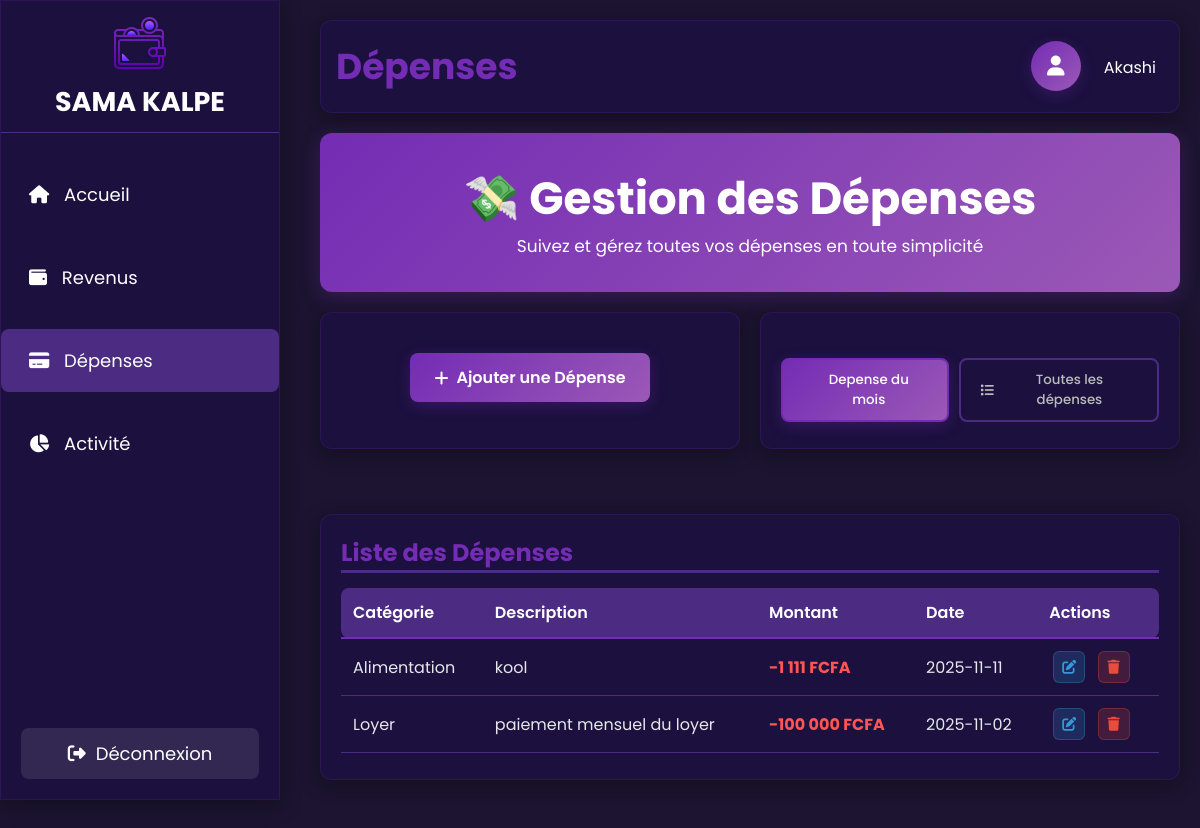
The page /depenses.php (signed in) on the database its author committed.
### tables this page shows
CREATE TABLE IF NOT EXISTS `utilisateur` (
  `ID_UTILISATEUR` int NOT NULL AUTO_INCREMENT,
  `ID_ROLE` int NOT NULL,
  `NOM_UTILISATEUR` varchar(255) DEFAULT NULL,
  `PRENOM` varchar(255) DEFAULT NULL,
  `EMAIL` varchar(255) DEFAULT NULL,
  `MOT_DE_PASSE` varchar(255) DEFAULT NULL,
  `CODE` int DEFAULT NULL,
  `FLAG_RENITIALISATION` tinyint DEFAULT NULL,
  PRIMARY KEY (`ID_UTILISATEUR`),
  KEY `ID_ROLE` (`ID_ROLE`)
);

CREATE TABLE IF NOT EXISTS `operation` (
  `ID_OPERATIONS_` int UNSIGNED NOT NULL AUTO_INCREMENT,
  `ID_UTILISATEUR` int NOT NULL,
  `ID_CATEGORIE` int NOT NULL,
  `MONTANT` int DEFAULT NULL,
  `DATE_OPERATION` date DEFAULT NULL,
  `DESCRIPTION` varchar(255) DEFAULT NULL,
  PRIMARY KEY (`ID_OPERATIONS_`),
  KEY `FK_OPERATIO_APPARTENI_CATEGORI` (`ID_CATEGORIE`),
  KEY `FK_OPERATIO_EFFECTUER_UTILISAT` (`ID_UTILISATEUR`)
);

CREATE TABLE IF NOT EXISTS `categorie` (
  `ID_CATEGORIE` int NOT NULL AUTO_INCREMENT,
  `ID_TYPE` int NOT NULL,
  `NOM_CATEGORIE` varchar(255) DEFAULT NULL,
  PRIMARY KEY (`ID_CATEGORIE`),
  KEY `ID_TYPE` (`ID_TYPE`)
);

### depenses.php (the view, shortened to what this page needs)
<?php
require_once __DIR__ . "/config/config.php";
$userId = $_SESSION['id'];
$stmt = $mysqlClient->prepare("SELECT NOM_UTILISATEUR, PRENOM FROM utilisateur WHERE ID_UTILISATEUR = ?");
$stmt->execute([$userId]);
$user = $stmt->fetch();
try {
    $filtre = isset($_GET['filtre']) ? $_GET['filtre'] : 'mois_courant';
    if ($filtre === 'mois_courant') {
        $sql = "SELECT operation.ID_OPERATIONS_, operation.DATE_OPERATION, operation.DESCRIPTION, operation.MONTANT, categorie.NOM_CATEGORIE
                FROM operation
                LEFT JOIN categorie ON operation.ID_CATEGORIE = categorie.ID_CATEGORIE
                LEFT JOIN type ON categorie.ID_TYPE = type.ID_TYPE
                WHERE operation.ID_UTILISATEUR = ?
                  AND type.NOM_TYPE = 'Depense'
                  AND MONTH(DATE_OPERATION) = MONTH(CURRENT_DATE())
                  AND YEAR(DATE_OPERATION) = YEAR(CURRENT_DATE())
                ORDER BY DATE_OPERATION DESC";
    }
    $stmt = $mysqlClient->prepare($sql);
    $stmt->execute([$userId]);
    $depenses = $stmt->fetchAll(PDO::FETCH_ASSOC);
} catch (PDOException $e) {
    die("Erreur : " . $e->getMessage());
}
?>
<!DOCTYPE html>
<html lang="fr">
<head>
    <link rel="stylesheet" href="https://cdnjs.cloudflare.com/ajax/libs/font-awesome/6.6.0/css/all.min.css">
    <link rel="stylesheet" href="CSS/accueil.css">
    <link rel="stylesheet" href="CSS/dropdown.css">
    <link rel="stylesheet" href="CSS/sidebar.css">
    <link rel="stylesheet" href="CSS/pages-actions.css">
</head>
<body>
<div class="container">
  <aside class="sidebar">
        <div class="titre">
      <a href="accueil.php"><img src="icone/logo.png" alt="logo" class="logo" style="cursor: pointer;"></a>
      <h1>SAMA KALPE</h1>
      </div>
      <ul>
        <li><a href="accueil.php" style="text-decoration: none;color:white"><i class="fa-solid fa-house"></i> Accueil</a></li>
        <li><a href="revenus.php" style="text-decoration: none;color:white"><i class="fa-solid fa-wallet"></i> Revenus</a></li>
        <li class="active"><a href="depenses.php" style="text-decoration: none;color:white"><i class="fa-solid fa-credit-card"></i> Dépenses</a></li>
        <li><a href="activite.php" style="text-decoration: none;color:white"><i class="fa-solid fa-chart-pie"></i> Activité</a></li>
      </ul>
      <div class="sidebar-footer">
        <a href="deconnexion.php" class="logout-sidebar">
          <i class="fa-solid fa-sign-out-alt"></i> Déconnexion
        </a>
      </div>
    </aside>
  <main class="main">
    <header class="header">
      <h1>Dépenses</h1>
      <div class="user-profile">
        <a href="profil.php" class="profile-btn">
          <i class="fa-solid fa-user"></i>
        </a>
        <div class="user-dropdown">
          <span class="user-name" onclick="toggleDropdown()"><?php echo $user['NOM_UTILISATEUR']; ?></span>
        </div>
      </div>
    </header>
    <section class="introduction">
      <h1>💸 Gestion des Dépenses</h1>
      <p>Suivez et gérez toutes vos dépenses en toute simplicité</p>
    </section>
    <section class="actions-section">
      <div class="btn-container">
        <a href="ajout_depense.php" class="btn-ajouter">
          <i class="fa-solid fa-plus"></i> Ajouter une Dépense
        </a>
      </div>
    </section>
    <section class="filters-section">
      <div class="tabs">
        <button class="tab-btn <?= ($filtre === 'mois_courant') ? 'active' : '' ?>" onclick="showTab('mois_courant')">
          <i class="fa-solid fa-calendar-month"></i> Depense du mois
        </button>
        <button class="tab-btn <?= ($filtre === 'tous') ? 'active' : '' ?>" onclick="showTab('tous')">
          <i class="fa-solid fa-list"></i> Toutes les dépenses
        </button>
      </div>
    </section>
    <section class="transactions">
      <h2>Liste des Dépenses</h2>
      <div id="mois_courant" class="tab-content" <?= ($filtre === 'tous') ? 'style="display:none"' : '' ?>>
        <table class="transaction">
          <thead>
            <tr>
              <th>Catégorie</th>
              <th>Description</th>
              <th>Montant</th>
              <th>Date</th>
              <th>Actions</th>
            </tr>
          </thead>
          <tbody>
            <?php if ($filtre === 'mois_courant' && !empty($depenses)): ?>
              <?php foreach ($depenses as $d): ?>
                <tr>
                  <td><?= htmlspecialchars($d['NOM_CATEGORIE'] ?? 'Non défini') ?></td>
                  <td><?= htmlspecialchars($d['DESCRIPTION'] ?? '') ?></td>
                  <td class="montant negatif">-<?= number_format($d['MONTANT'] ?? 0, 0, ',', ' ') ?> FCFA</td>
                  <td><?= htmlspecialchars($d['DATE_OPERATION'] ?? '') ?></td>
                  <td>
                    <a href="modif_depense.php?id=<?= $d['ID_OPERATIONS_'] ?>" class="btn-icon btn-modifier" title="Modifier">
                      <i class="fa-solid fa-edit"></i>
                    </a>
                    <a href="supp_depense.php?id=<?= $d['ID_OPERATIONS_'] ?>" class="btn-icon btn-supprimer" title="Supprimer" onclick="return confirm('Supprimer cette dépense ?')">
                      <i class="fa-solid fa-trash"></i>
                    </a>
                  </td>
                </tr>
              <?php endforeach; ?>
            <?php else: ?>
              <tr>
                <td colspan="5" style="text-align: center; color: #bbb;">Aucune dépense trouvée pour ce mois.</td>
              </tr>
            <?php endif; ?>
          </tbody>
        </table>
      </div>
    </section>
  </main>
</div>
</body>
</html>

### CSS/accueil.css (style rules this page uses)
* { margin: 0; padding: 0; box-sizing: border-box; font-family: 'Poppins', sans-serif; }
body { background-color: #1C1430; color: white; height: 150vh; }
.container { display: grid; grid-template-columns: 300px 1fr; grid-template-areas: "sidebar main"; height: 100vh; }
.sidebar ul li a { display: block; width: 100%; height: 100%; padding: 0; margin: 0; text-decoration: none; }
.main { grid-area: main; display: grid; grid-template-columns: repeat(2, 1fr); grid-template-rows: auto auto auto auto; grid-template-areas: "header header" "introduction introduction" "solde solde" "stats1 stats2" "transactions transactions"; gap: 20px; padding: 20px; margin-left: 0 !important; }
.header { grid-area: header; background: #1b103e; box-shadow: 0 5px 20px rgba(0,0,0,0.3); border: 1px solid rgba(116, 48, 180, 0.2); padding: 15px; border-radius: 12px; font-size: 18px; display: flex; justify-content: space-between; align-items: center; }
.header h1 { color: #742CB4; }
.user-profile { display: flex; align-items: center; gap: 15px; }
.profile-btn { width: 50px; height: 50px; border-radius: 50%; background: linear-gradient(135deg, #742CB4 0%, #9B59B6 100%); border: none; color: white; font-size: 20px; cursor: pointer; box-shadow: 0 4px 15px rgba(116, 44, 180, 0.3); display: flex; align-items: center; justify-content: center; }
.introduction { grid-area: introduction; background: linear-gradient(135deg, #742CB4 0%, #9B59B6 100%); box-shadow: 0 5px 20px rgba(116, 48, 180, 0.3); padding: 30px; display: flex; flex-direction: column; justify-content: center; align-items: center; border-radius: 12px; }
.introduction p { font-size: 17px; }
.introduction h1 { font-size: 45px; }
.transactions { grid-area: transactions; background: #1b103e; box-shadow: 0 5px 20px rgba(0,0,0,0.3); border: 1px solid rgba(116, 48, 180, 0.2); padding: 20px; border-radius: 12px; }
.transactions h2 { margin-bottom: 15px; border-bottom: 3px solid #4b2c82; color: #742CB4; }
.transaction { width: 100%; border-collapse: collapse; margin-top: 15px; }
.transaction th { background: #4b2c82; color: white; padding: 12px; text-align: left; font-weight: 600; border-bottom: 2px solid #742CB4; }
.transaction td { padding: 12px; border-bottom: 1px solid #4b2c82; color: #e5e7eb; }
.transaction th:first-child, .transaction td:first-child { border-radius: 8px 0 0 8px; }
.transaction th:last-child, .transaction td:last-child { border-radius: 0 8px 8px 0; }
.montant { font-weight: bold; }
.montant.negatif { color: #ff5555; }

### CSS/dropdown.css (style rules this page uses)
.user-dropdown { position: relative; display: inline-block; }
.user-name { cursor: pointer; color: white; font-size: 16px; padding: 4px 8px; border-radius: 4px; transition: background-color 0.3s ease; }

### CSS/sidebar.css (style rules this page uses)
.sidebar { grid-area: sidebar; background: #1b103e; box-shadow: 0 5px 20px rgba(0,0,0,0.3); border: 1px solid rgba(116, 48, 180, 0.2); }
.titre { display: flex; padding: 10px; align-items: center; flex-direction: column; border-bottom: 1px solid #4b2c82; margin-bottom: 30px; }
.sidebar ul { list-style: none; }
.sidebar ul li { padding: 18px; margin-bottom: 20px; margin-left: px; border-radius: 8px; cursor: pointer; transition: 0.3s; }
.sidebar ul li i { margin-right: 10px; margin-left: 10px; }
.sidebar ul li:hover, .sidebar ul li.active { background: #4b2c82; }
.sidebar { position: fixed; top: 0; left: 0; height: 100vh; overflow-y: auto; z-index: 1000; width: 280px; font-size: large; }
.sidebar-footer { position: absolute; bottom: 20px; left: 20px; right: 20px; }
.logout-sidebar { display: flex; align-items: center; justify-content: center; gap: 10px; padding: 12px 16px; background-color: rgba(255, 255, 255, 0.1); color: white; text-decoration: none; border-radius: 8px; transition: background-color 0.3s; width: 100%; box-sizing: border-box; }
.main { padding: 20px; min-height: 100vh; }

### rows shown on the page
utilisateur: NOM_UTILISATEUR "Akashi"
operation: ID_CATEGORIE.NOM_CATEGORIE "Alimentation", DESCRIPTION "kool", MONTANT "1 111", DATE_OPERATION "2025-11-11"
operation: ID_CATEGORIE.NOM_CATEGORIE "Loyer", DESCRIPTION "paiement mensuel du loyer", MONTANT "100 000", DATE_OPERATION "2025-11-02"
